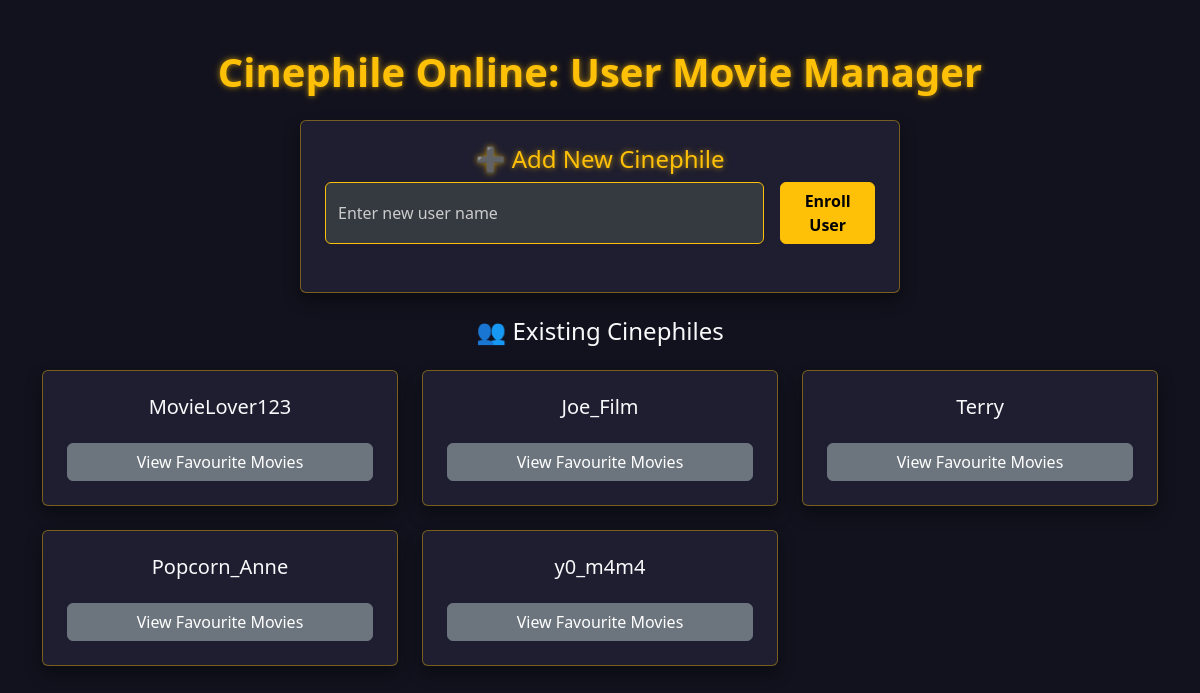
The page / on the database its author committed.
### models.py (models this page shows, shortened)
class User(db.Model):
    __tablename__ = 'users'
    id = db.Column(db.Integer, primary_key=True)
    user_name = db.Column(db.String, nullable=False)

### app.py (the view)
@app.route('/', methods=['GET'])
def home():
    users = data_manager.get_users()
    return render_template('index.html', users=users)

### data_manager.py (called while the page is built)
    def get_users(self) -> list[dict] | None:
        query = db.select(User).order_by(User.id)
        try:
            return db.session.execute(query).scalars().all()
        except Exception as e:
            logging.error(f"Error on getting user: {e}")
            return None

### templates/index.html (shortened to what this page needs)
{% extends "base.html" %}
{% block content %}
    <h1 class="my-4">Cinephile Online: User Movie Manager</h1>
    <div class="user-management-section">
        <section class="add-user-card card shadow-sm p-4 mb-4 mx-auto" style="max-width: 600px;">
            <h2 class="h4 text-warning">➕ Add New Cinephile</h2>
            <form id="add-user-form" class="d-flex gap-3">
                <input type="text" id="username-input" class="form-control" placeholder="Enter new user name" required>
                <button type="submit" class="btn btn-warning">Enroll User</button>
            </form>
        </section>
        <section class="existing-users">
            <h2 class="h4 text-secondary">👥 Existing Cinephiles</h2>
            <div class="user-grid">
                {% if users %}
                    {% for user in users %}
                        <div class="user-card card shadow-sm p-4 text-center">
                            <h3 class="h5 text-light">{{ user.user_name }}</h3>
                            <a href="{{ url_for('movies', user_id=user.id) }}" class="btn btn-secondary mt-3">
                                View Favourite Movies
                            </a>
                        </div>
                    {% endfor %}
                {% else %}
                    <p class="text-center text-muted">No cinephiles found. Start by enrolling one!</p>
                {% endif %}
            </div>
        </section>
    </div>
{% endblock %}

### static/style.css (style rules this page uses)
:root { --color-background-dark: #12121e; --color-accent-primary: #ffc107; --color-accent-primary-hover: #e0a800; --color-text-light: #f8f9fa; --color-card-dark: #1e1e30; }
body { font-family: 'Segoe UI', Tahoma, Geneva, Verdana, sans-serif; line-height: 1.6; background-color: var(--color-background-dark); color: var(--color-text-light); }
.container, .user-management-section, .movie-grid-section { color: var(--color-text-light); }
h1, h2 { color: var(--color-accent-primary); text-align: center; margin-bottom: 1.5rem; font-weight: 700; text-shadow: 0 0 5px rgba(255, 193, 7, 0.5), 0 0 10px rgba(255, 193, 7, 0.3); }
.text-secondary { color: var(--color-text-light) !important; font-weight: 500; text-shadow: none; }
.card { background-color: var(--color-card-dark) !important; border: 1px solid rgba(255, 193, 7, 0.4) !important; color: var(--color-text-light); box-shadow: 0 0.5rem 1rem rgba(0, 0, 0, 0.4) !important; }
.form-control { background-color: #343a40; color: var(--color-text-light); border: 1px solid var(--color-accent-primary); }
.form-control::placeholder { color: #ccc; }
.btn-warning { background-color: var(--color-accent-primary) !important; border-color: var(--color-accent-primary) !important; color: #000 !important; font-weight: 600; }
.user-grid { display: grid; grid-template-columns: repeat(auto-fill, minmax(280px, 1fr)); gap: 1.5rem; margin-top: 1.5rem; }

### rows shown on the page
User: user_name "MovieLover123"
User: user_name "Joe_Film"
User: user_name "Terry"
User: user_name "Popcorn_Anne"
User: user_name "y0_m4m4"
